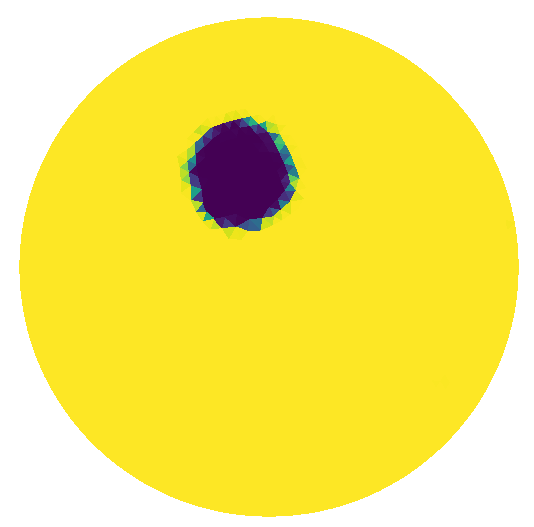
#> input picture eit_app/experimental/CNN_position1_noElec.png, 534 x 527 px
$ python main.py CNN_position1_noElec.png
#> lines starting #> are read from the running program, lines starting #| are printed output that depends on the picture; after the words box and inside, x2 and y2 are one past the last pixel; in counts of white or black regions, pixels touching at a corner belong together
import sys
import cv2
import matplotlib.pyplot as plt
import numpy as np
import skg

def fit_circle(contours)->np.ndarray:
    """
    _summary_

    Args:
        contours (_type_): _description_

    Returns:
        np.ndarray: circle pos(x,y) and radius, shape(n_circ, 3)
    """
    contours= np.array(contours)
    n_contours= contours.shape[0]
    circles= np.zeros((n_contours, 3))
    for i in range(n_contours):
        x= np.reshape(contours[i,:,0,:], (-1,2))
        # x= np.concatenate((x_m, y_m), axis=1)
        r, c= skg.nsphere.nsphere_fit(x, axis=-1, scaling=False)
        # print(f'{c=}')
        # print(f'{type(c)=}')
        # print(f'{c.shape=}')
        c= np.reshape(c, (-1,1))
        circles[i,:]= np.array([c[0], c[1], r])

    # print(f'{circles=}')
    return circles

def plot_img_new_fig(img, cmap= None):
    plt.figure()
    plt.imshow(img, cmap)
    plt.show(block=False)


def find_contours(image, mask, color_contours= (0, 255, 0)):
     # find the contours from the thresholded image
    contours, hierarchy = cv2.findContours(mask, cv2.RETR_TREE, cv2.CHAIN_APPROX_SIMPLE)
    # draw all contours
    image = cv2.drawContours(image, contours, -1, color_contours, 2)
    return image , contours


def relative_size(circles, circle_ref):
    c= np.array(circles)
    c[:,:2] = c[:,:2]-circle_ref[0,:2]
    c[:,1] = -c[:,1] # invert Y axis
    c= c/circle_ref[0,2]

    return c

def main_demo(path, threshold_cell=150, threshold_chamber= 230, scale=2.5):
    img, img_gray= load_image(path)
    plot_img_new_fig(img)
    plot_img_new_fig(img_gray, cmap="gray")
    mask_cell= get_image_mask(img_gray, threshold_cell)
    plot_img_new_fig(mask_cell, cmap="gray")
    image_w_contours , contours_cells= find_contours(img, mask_cell)
    mask_chamber= get_image_mask(img_gray, threshold_chamber)
    plot_img_new_fig(mask_chamber, cmap="gray")
    image_w_contours , contours_chamber= find_contours(image_w_contours, mask_chamber, (255,0,0))
    plot_img_new_fig(image_w_contours)
    # contours=
    chamber_r = fit_circle(contours_chamber)
    cells =fit_circle(contours_cells)

    chamber= relative_size(chamber_r, chamber_r) * scale
    cells= relative_size(cells, chamber_r)* scale
    print(f'{chamber=}')
    print(f'{cells=}')

def main_threshold_overview(path, img_nb_col:int=4, img_nb_row:int=5):
    _, gray= load_image(path)
#> in load_image, image is the input picture: shape (527, 534, 3); mean B, G, R 105.1, 231.5, 247.2
#> in load_image, `img_gray = cv2.cvtColor(image, cv2.COLOR_RGB2GRAY)`:
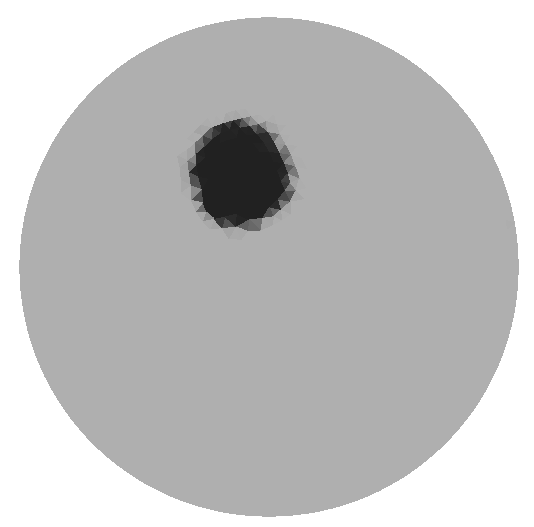
#> img_gray: shape (527, 534); min 33, max 255, mean 195.2

    fig = plt.figure(figsize=(8, 8))
    n= img_nb_col*img_nb_row
    for i in range(1, n +1):
        fig.add_subplot(img_nb_row, img_nb_col, i)
        threshold= int((i+1)*255/(n+1))
        __, binary = cv2.threshold(gray, threshold, 255, cv2.THRESH_BINARY_INV)
        plt.imshow(binary, cmap="gray")
        plt.title(f'{threshold=}')
#> this loop made 20 passes
#> pass 2, in main_threshold_overview, `__, binary = cv2.threshold(gray, threshold, 255, cv2.THRESH_BINARY_INV)`:
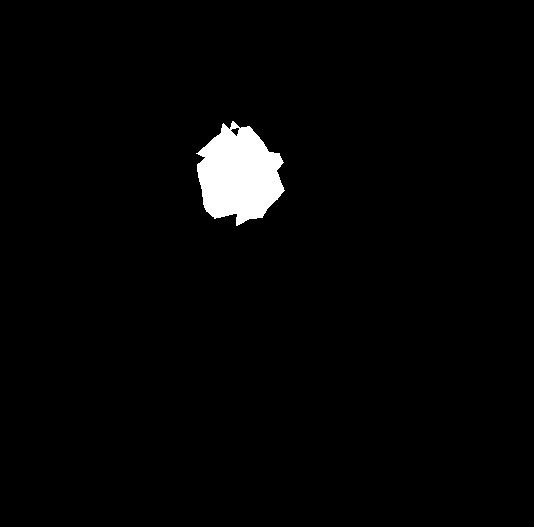
#> binary: shape (527, 534); 2.2% white; 1 white region, box (x1, y1, x2, y2) and area: (196, 121, 285, 226) 6264
#> pass 3, in main_threshold_overview, `__, binary = cv2.threshold(gray, threshold, 255, cv2.THRESH_BINARY_INV)`:
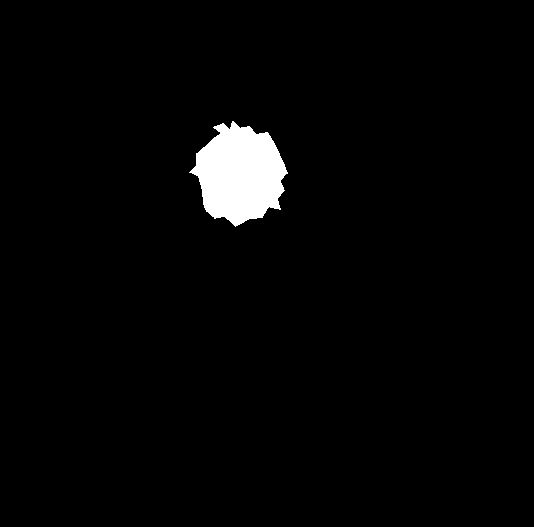
#> binary: shape (527, 534); 2.5% white; 1 white region, box (x1, y1, x2, y2) and area: (189, 121, 288, 227) 6903
    plt.show(block=False)
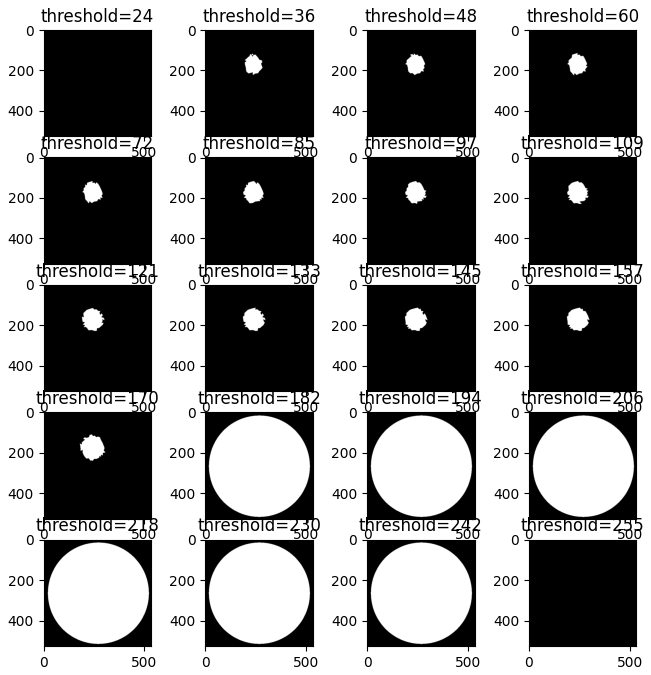
#> figure drawn by matplotlib, 20 panels

def load_image(path:str):
    image = cv2.imread(path)
    # convert to RGB
    img = cv2.cvtColor(image, cv2.COLOR_BGR2RGB)
    # convert to grayscale
    img_gray = cv2.cvtColor(image, cv2.COLOR_RGB2GRAY)
    return img, img_gray

def get_image_mask(img_gray, threshold:int=128):
#> called with threshold = 150
    __, binary = cv2.threshold(img_gray, threshold, 255, cv2.THRESH_BINARY_INV)
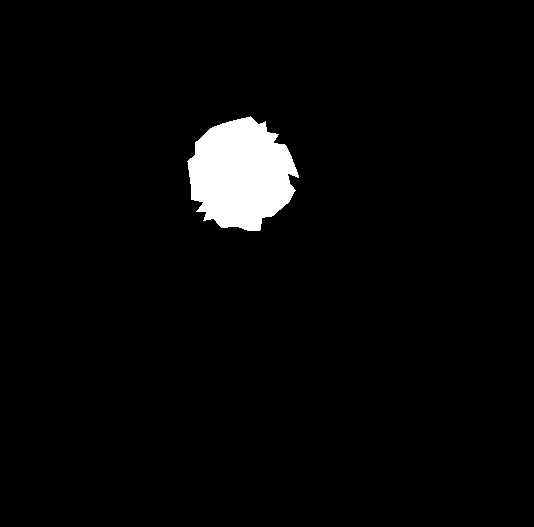
#> binary: shape (527, 534); 3.2% white; 1 white region
    return binary


if __name__ == "__main__":
    """"""
    path = sys.argv[1]
    if path is None:
        path= "CNN_position1_noElec.png"
    main_threshold_overview(path)
    main_demo(path, threshold_cell=150, threshold_chamber= 230)
#> in find_contours, `contours, hierarchy = cv2.findContours(mask, cv2.RETR_TREE, cv2.CHAIN_..`: contours = 1 contour; box (x1, y1, x2, y2) and area: (187, 116, 299, 231) 8933
#> in main_demo, `image_w_contours , contours_cells= find_contours(img, mask_cell)`: contours_cells has the same summary as contours in find_contours
#> call 2 of get_image_mask, with threshold = 230
#> in get_image_mask (call 2), `__, binary = cv2.threshold(img_gray, threshold, 255, cv2.THRESH_BINARY..`:
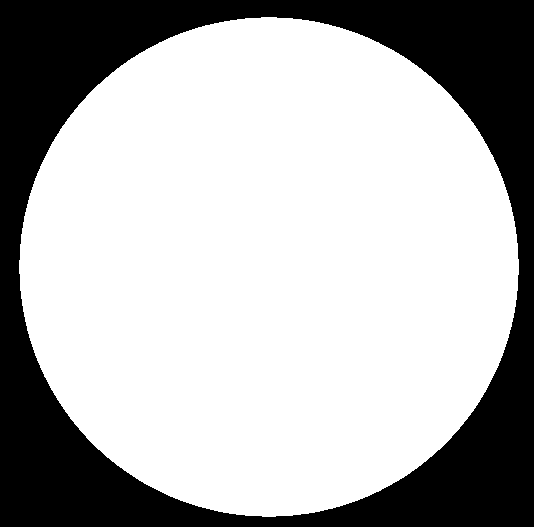
#> binary: shape (527, 534); 69.6% white; 1 black region
#> call 2 of find_contours, with color_contours = (255, 0, 0)
#> in find_contours (call 2), `contours, hierarchy = cv2.findContours(mask, cv2.RETR_TREE, cv2.CHAIN_..`: contours = 1 contour; box (x1, y1, x2, y2) and area: (19, 17, 519, 517) 195212
#> in find_contours (call 2), `image = cv2.drawContours(image, contours, -1, color_contours, 2)`:
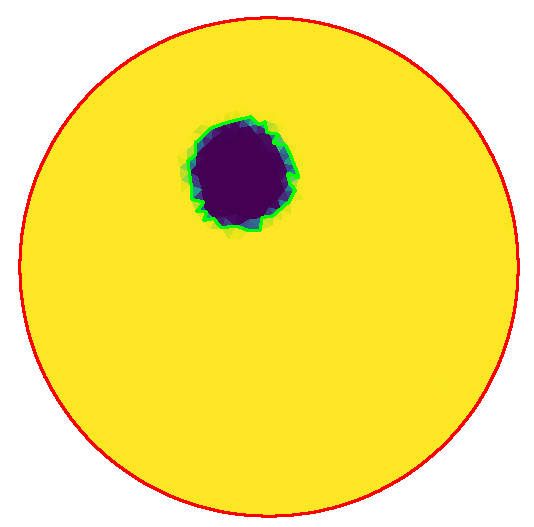
#> image: shape (527, 534, 3); mean R, G, B 246.6, 227.5, 102.4
#> in main_demo, `image_w_contours , contours_chamber= find_contours(image_w_contours, m..`: contours_chamber has the same summary as contours in find_contours
#> (the call stopped at in fit_circle, `r, c= skg.nsphere.nsphere_fit(x, axis=-1, scaling=False)`: skg is not available in this run)

    plt.show()
